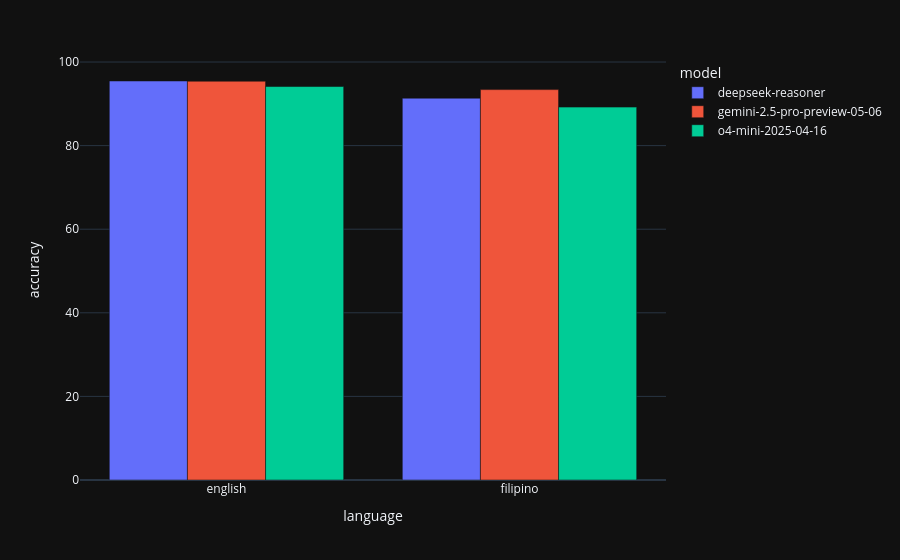

Notebook code for this chart:
### Markdown cell above
#### Which model is the most accurate on English and Filipino questions?

### Code cell
language_model_accuracy = (
    df.groupby(['language', 'model'])['is_correct']
    .mean()
    .mul(100)
    .astype(float)
    .reset_index(name='accuracy')
    .round(2)
)

fig = px.bar(
    language_model_accuracy,
    x='language',
    y='accuracy',
    color='model',
    barmode='group',
)

fig.show()

### Figure 1 — Plotly figure (JSON) as saved in the notebook; plotly's stock layout.template omitted (floating-point values rounded to 4 significant figures)
{"data": [{"alignmentgroup": "True", "hovertemplate": "model=deepseek-reasoner<br>language=%{x}<br>accuracy=%{y}<extra></extra>", "legendgroup": "deepseek-reasoner", "marker": {"color": "#636efa", "pattern": {"shape": ""}}, "name": "deepseek-reasoner", "offsetgroup": "deepseek-reasoner", "orientation": "v", "showlegend": true, "textposition": "auto", "type": "bar", "x": ["english", "filipino"], "xaxis": "x", "y": [95.46, 91.35], "yaxis": "y"}, {"alignmentgroup": "True", "hovertemplate": "model=gemini-2.5-pro-preview-05-06<br>language=%{x}<br>accuracy=%{y}<extra></extra>", "legendgroup": "gemini-2.5-pro-preview-05-06", "marker": {"color": "#EF553B", "pattern": {"shape": ""}}, "name": "gemini-2.5-pro-preview-05-06", "offsetgroup": "gemini-2.5-pro-preview-05-06", "orientation": "v", "showlegend": true, "textposition": "auto", "type": "bar", "x": ["english", "filipino"], "xaxis": "x", "y": [95.41, 93.4], "yaxis": "y"}, {"alignmentgroup": "True", "hovertemplate": "model=o4-mini-2025-04-16<br>language=%{x}<br>accuracy=%{y}<extra></extra>", "legendgroup": "o4-mini-2025-04-16", "marker": {"color": "#00cc96", "pattern": {"shape": ""}}, "name": "o4-mini-2025-04-16", "offsetgroup": "o4-mini-2025-04-16", "orientation": "v", "showlegend": true, "textposition": "auto", "type": "bar", "x": ["english", "filipino"], "xaxis": "x", "y": [94.14, 89.21], "yaxis": "y"}], "layout": {"barmode": "group", "legend": {"title": {"text": "model"}, "tracegroupgap": 0}, "margin": {"t": 60}, "xaxis": {"anchor": "y", "domain": [0, 1], "title": {"text": "language"}}, "yaxis": {"anchor": "x", "domain": [0, 1], "title": {"text": "accuracy"}}}}
